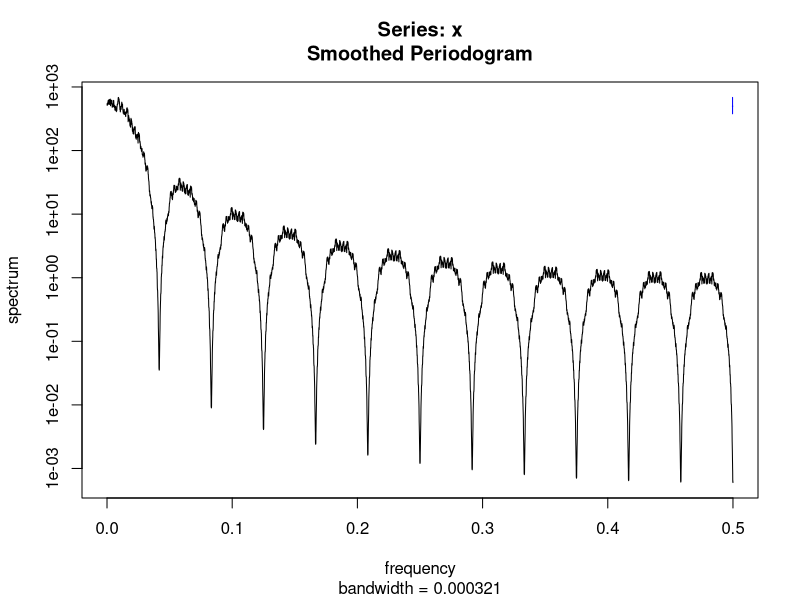

Source code (R):
rm(list=ls())
graphics.off()

set.seed(42)
mu=293
sigma=5
t=365*5
sub=24
a=rnorm(t,mu,sigma)

wn=rep(NA,t*sub)
for (i in 1:t){
	wn[(1+(i-1)*sub):(i*sub)]=rep(a[i],sub)
}
x = spectrum(wn, spans=50)

pdf("spectrum_white_noise.pdf")
plot(x$freq[(x$freq<0.1)],x$spec[(x$freq<0.1)])
dev.off()
